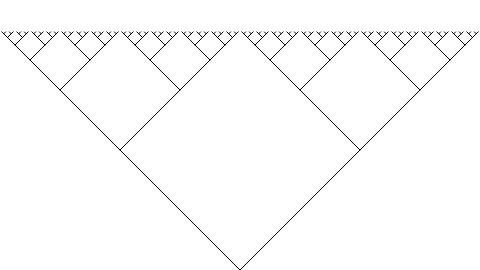
Frame 1 (no input)
Frame 60 (no input): identical to frame 1, image omitted
Frame 120 (the mouse pressed at the canvas centre since frame 60): identical to frame 1, image omitted

The p5.js sketch that drew this single still picture (run headless with seeded random() and noise() and a simulated clock; from frame 60 on, the mouse is pressed at the canvas centre):

// p5.js sketch
// ── sketch.js
// Learning Processing
// Daniel Shiffman
// http://www.learningprocessing.com

// Exercise 13-9:  Complete the code which generates the following pattern (Note: the solution 
// uses lines, although it would also be possible to create the image using rotated rectangles, 
// which is covered in Chapter 14).         

function setup() {   
  createCanvas(480, 270);
}   

function draw() {   
  background(255);  
  stroke(0);  
  branch(width/2, height, 120);
}   

function branch(x, y, h) {   
  line(x, y, x-h, y-h);
  line(x, y, x+h, y-h);
  if (h > 2) {
    branch(x-h, y-h, h/2);
    branch(x+h, y-h, h/2);
  }
}
